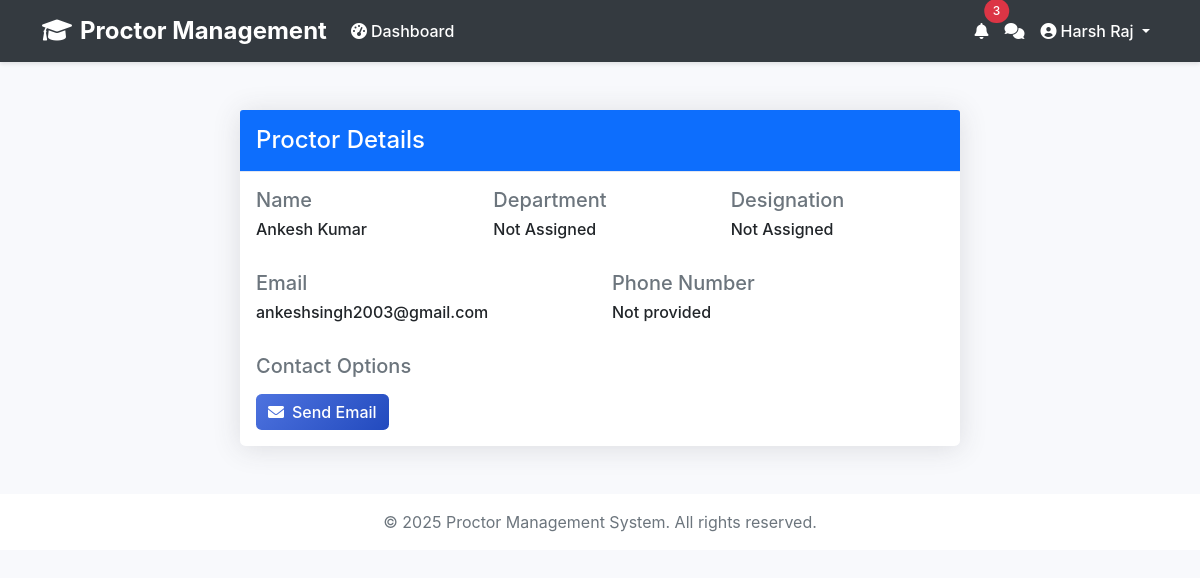
Page /student/proctor-details/ (signed in) on the committed database.
### accounts/models.py (models this page shows, shortened)
class User(AbstractUser):
    ROLE_CHOICES = (
        ('student', 'Student'),
        ('teacher', 'Teacher'),
        ('admin', 'Admin'),
    )
    role = models.CharField(max_length=10, choices=ROLE_CHOICES, default='student')
    phone_number = models.CharField(max_length=15, blank=True, null=True)
    address = models.TextField(blank=True, null=True)
    is_email_verified = models.BooleanField(default=False)
    password_reset_token = models.CharField(max_length=32, null=True, blank=True)
    password_reset_expires = models.DateTimeField(null=True, blank=True)

### proctor/models.py (models this page shows, shortened)
class Proctor(models.Model):
    user = models.OneToOneField(settings.AUTH_USER_MODEL, on_delete=models.CASCADE)
    department = models.CharField(max_length=100)
    designation = models.CharField(max_length=100)
    phone_number = models.CharField(max_length=15)
    office_location = models.CharField(max_length=200)
    created_at = models.DateTimeField(auto_now_add=True)
    updated_at = models.DateTimeField(auto_now=True)

### student/views.py (the view)
# urls.py: path('proctor-details/', views.student_proctor_details, name='student_proctor_details'),
@login_required
def student_proctor_details(request):
    if request.user.role != 'student':
        return redirect('dashboard')
    student = request.user.student
    context = {
        'student': student,
        'proctor': student.assigned_proctor
    }
    return render(request, 'student/proctor_details.html', context)

### accounts/context_processors.py (called while the page is built)
def unread_notifications_count(request):
    if request.user.is_authenticated:
        count = Notification.objects.filter(user=request.user, is_read=False).count()
    else:
        count = 0
    return {'unread_notifications_count': count}

### student/templates/student/proctor_details.html (shortened to what this page needs)
{% extends 'accounts/base.html' %}
{% block content %}
<div class="container py-4">
    <div class="row">
        <div class="col-md-8 mx-auto">
            <div class="card">
                <div class="card-header bg-primary text-white">
                    <h4 class="mb-0">Proctor Details</h4>
                </div>
                <div class="card-body">
                    {% if proctor %}
                        <div class="row mb-4">
                            <div class="col-md-4">
                                <h5 class="text-muted">Name</h5>
                                <p class="h6">{{ proctor.user.get_full_name }}</p>
                            </div>
                            <div class="col-md-4">
                                <h5 class="text-muted">Department</h5>
                                <p class="h6">{{ proctor.department }}</p>
                            </div>
                            <div class="col-md-4">
                                <h5 class="text-muted">Designation</h5>
                                <p class="h6">{{ proctor.designation }}</p>
                            </div>
                        </div>
                        <div class="row mb-4">
                            <div class="col-md-6">
                                <h5 class="text-muted">Email</h5>
                                <p class="h6">{{ proctor.user.email }}</p>
                            </div>
                            <div class="col-md-6">
                                <h5 class="text-muted">Phone Number</h5>
                                <p class="h6">{{ proctor.user.phone_number|default:"Not provided" }}</p>
                            </div>
                        </div>
                        <div class="mt-4">
                            <h5 class="text-muted mb-3">Contact Options</h5>
                            <a href="mailto:{{ proctor.user.email }}" class="btn btn-primary me-2">
                                <i class="fas fa-envelope me-2"></i>Send Email
                            </a>
                        </div>
                    {% else %}
                        <div class="alert alert-warning mb-0">
                            <i class="fas fa-exclamation-triangle me-2"></i>
                            You haven't been assigned a proctor yet. Please contact your department coordinator.
                        </div>
                    {% endif %}
                </div>
            </div>
        </div>
    </div>
</div>
{% endblock %}

### accounts/templates/accounts/base.html (shortened to what this page needs)
<!DOCTYPE html>
<html lang="en">
<head>
    <link href="https://cdn.jsdelivr.net/npm/bootstrap@5.1.3/dist/css/bootstrap.min.css" rel="stylesheet">
    <link href="https://cdnjs.cloudflare.com/ajax/libs/font-awesome/6.0.0/css/all.min.css" rel="stylesheet">
</head>
<body>
    <nav class="navbar navbar-expand-lg navbar-dark">
        <div class="container">
            <a class="navbar-brand" href="{% url 'home' %}">
                <i class="fas fa-graduation-cap me-2"></i>Proctor Management
            </a>
            <div class="collapse navbar-collapse" id="navbarNav">
                <ul class="navbar-nav me-auto">
                    {% if user.is_authenticated %}
                        <li class="nav-item">
                            <a class="nav-link" href="{% url 'dashboard' %}">
                                <i class="fas fa-tachometer-alt me-1"></i>Dashboard
                            </a>
                        </li>
                    {% endif %}
                </ul>
                <ul class="navbar-nav">
                    {% if user.is_authenticated %}
                        <li class="nav-item">
                            <a class="nav-link position-relative" href="{% url 'notifications' %}">
                                <i class="fas fa-bell"></i>
                                {% if unread_notifications_count > 0 %}
                                    <span class="position-absolute top-0 start-100 translate-middle badge rounded-pill bg-danger">
                                        {{ unread_notifications_count }}
                                    </span>
                                {% endif %}
                            </a>
                        </li>
                        <li class="nav-item">
                            <a class="nav-link position-relative" href="{% if user.teacher %}{% url 'teacher_chat' %}{% elif user.student %}{% url 'student_chat' %}{% endif %}">
                                <i class="fas fa-comments"></i>
                            </a>
                        </li>
                        <li class="nav-item dropdown">
                            <a class="nav-link dropdown-toggle" href="#" id="navbarDropdown" role="button" data-bs-toggle="dropdown">
                                <i class="fas fa-user-circle me-1"></i>{{ user.get_full_name }}
                            </a>
                        </li>
                    {% endif %}
                </ul>
            </div>
        </div>
    </nav>
    <div class="container py-4">
        {% block content %}
        {% endblock %}
    </div>
    <footer class="footer mt-auto py-3 bg-white">
        <div class="container text-center">
            <span class="text-muted">© 2025 Proctor Management System. All rights reserved.</span>
        </div>
    </footer>
</body>
</html>

### accounts/templates/accounts/base.html (style rules this page uses)
:root { --primary-color: #4e73df; --secondary-color: #858796; --success-color: #1cc88a; --info-color: #36b9cc; --warning-color: #f6c23e; --danger-color: #e74a3b; }
body { font-family: 'Nunito', -apple-system, BlinkMacSystemFont, "Segoe UI", Roboto, "Helvetica Neue", Arial, sans-serif; background-color: #f8f9fc; }
.navbar { background-color: #343a40; box-shadow: 0 2px 4px rgba(0,0,0,.1); }
.navbar-brand { font-weight: 700; font-size: 1.5rem; color: white !important; }
.nav-link { font-weight: 500; padding: 0.5rem 1rem; transition: all 0.3s ease; color: white !important; }
.card { border: none; border-radius: 0.35rem; box-shadow: 0 0.15rem 1.75rem 0 rgba(58, 59, 69, 0.15); }
.card-header { background-color: #f8f9fc; border-bottom: 1px solid #e3e6f0; padding: 1rem; }
.btn { border-radius: 0.35rem; padding: 0.375rem 0.75rem; font-weight: 500; transition: all 0.3s ease; }
.btn-primary { background: linear-gradient(135deg, var(--primary-color) 0%, #224abe 100%); border: none; }
.badge { padding: 0.5em 0.75em; font-weight: 500; }

### rows in the picture
User: get_full_name "Harsh Raj"
Proctor: user.get_full_name "Ankesh Kumar", department "Not Assigned", designation "Not Assigned", user.email "ankeshsingh2003@gmail.com", user.phone_number "Not provided"

### other values in the picture
{{ unread_notifications_count }} "3"
